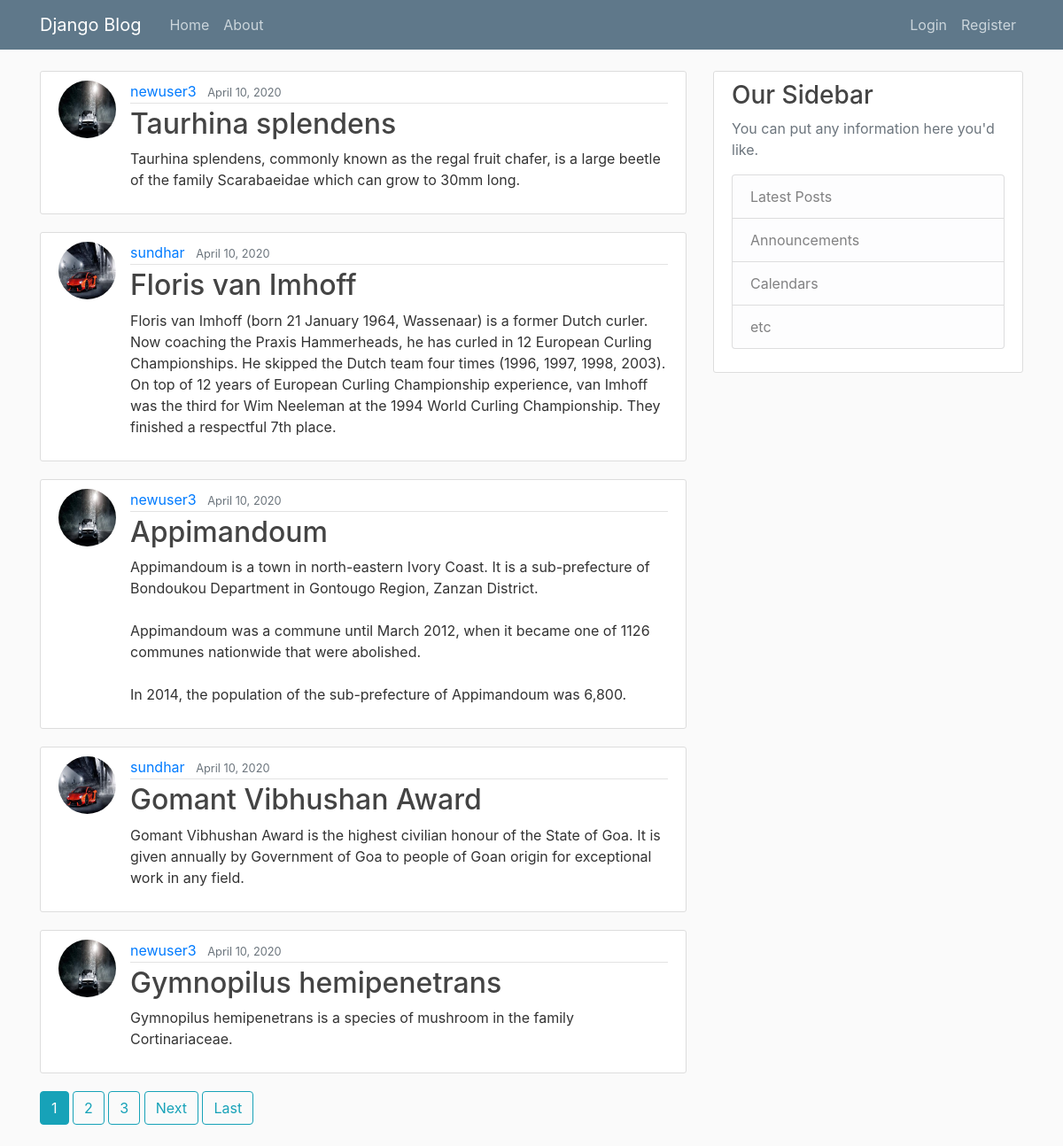
The page / on the database its author committed.
### blog/models.py (models this page shows, shortened)
class Post(models.Model):
  title = models.CharField(max_length = 100)
  content = models.TextField()
  date_posted = models.DateTimeField(default=timezone.now)
  author = models.ForeignKey(User, on_delete=models.CASCADE) # Deletes the post if the user is deleted

### users/models.py (models this page shows, shortened)
class Profile(models.Model):
  user = models.OneToOneField(User, on_delete=models.CASCADE)
  image = models.ImageField(default='default.jpg', upload_to='profile_pics')

### blog/views.py (the view)
# urls.py: path('', PostListView.as_view(), name='blog-home'),
class PostListView(ListView):
  model = Post
  template_name = 'blog/home.html' # default: <app>/<model>_<viewtype>.html
  context_object_name = 'posts'
  ordering = ['-date_posted'] # shows newest posts first
  paginate_by = 5

### blog/templates/blog/home.html (shortened to what this page needs)
{% extends "blog/base.html" %}
{% block content %}
  {% for post in posts %}
    <article class="media content-section">
      <img src="{{ post.author.profile.image.url }}" alt="profile-image" id="src" class="rounded-circle article-img">
      <div class="media-body">
        <div class="article-metadata">
          <a class="mr-2" href="#">{{ post.author }}</a>
          <small class="text-muted">{{ post.date_posted|date:"F j, Y" }}</small>
        </div>
        <h2><a class="article-title" href="{% url 'post-detail' post.id %}">{{ post.title }}</a></h2>
        <p class="article-content">{{ post.content }}</p>
      </div>
    </article>
  {% endfor %}
  {% if is_paginated %}
    {% for num in page_obj.paginator.page_range %}
      {% if page_obj.number == num %}
        <a href="?page={{ num }}" class="btn btn-info mb-4">{{ num }}</a>
      {% elif num > page_obj.number|add:'-3' and num < page_obj.number|add:'3' %}
        <a href="?page={{ num }}" class="btn btn-outline-info mb-4">{{ num }}</a>
      {% endif %}
    {% endfor %}
    {% if page_obj.has_next %}
      <a href="?page={{ page_obj.next_page_number }}" class="btn btn-outline-info mb-4">Next</a>
      <a href="?page={{ page_obj.paginator.num_pages }}" class="btn btn-outline-info mb-4">Last</a>
    {% endif %}
  {% endif %}
{% endblock content %}

### blog/static/blog/main.css (style rules this page uses)
body { background: #fafafa; color: #333333; margin-top: 5rem; }
h1, h2, h3, h4, h5, h6 { color: #444444; }
.content-section { background: #ffffff; padding: 10px 20px; border: 1px solid #dddddd; border-radius: 3px; margin-bottom: 20px; }
.article-title { color: #444444; }
.article-content { white-space: pre-line; }
.article-img { height: 65px; width: 65px; margin-right: 16px; }
.article-metadata { padding-bottom: 1px; margin-bottom: 4px; border-bottom: 1px solid #e3e3e3 }

### rows shown on the page
Post: author.profile.image (placeholder picture), author "newuser3", date_posted "April 10, 2020", title "Taurhina splendens", content "Taurhina splendens, commonly known as the regal fruit chafer, is a large beetle of the family Scarabaeidae which can grow to 30mm long."
Post: author.profile.image (picture), author "sundhar", date_posted "April 10, 2020", title "Floris van Imhoff", content "Floris van Imhoff (born 21 January 1964, Wassenaar) is a former Dutch curler. Now coaching the Praxis Hammerheads, he has curled in 12 European Curling Championships. He skipped the Dutch team four times (1996, 1997, 1998, 2003). On top of 12 years of European Curling Championship experience, van Imhoff was the third for Wim Neeleman at the 1994 World Curling Championship. They finished a respectful 7th place."
Post: author.profile.image (placeholder picture), author "newuser3", date_posted "April 10, 2020", title "Appimandoum", content "Appimandoum is a town in north-eastern Ivory Coast. It is a sub-prefecture of Bondoukou Department in Gontougo Region, Zanzan District. Appimandoum was a commune until March 2012, when it became one of 1126 communes nationwide that were abolished. In 2014, the population of the sub-prefecture of Appimandoum was 6,800."
Post: author.profile.image (picture), author "sundhar", date_posted "April 10, 2020", title "Gomant Vibhushan Award", content "Gomant Vibhushan Award is the highest civilian honour of the State of Goa. It is given annually by Government of Goa to people of Goan origin for exceptional work in any field."
Post: author.profile.image (placeholder picture), author "newuser3", date_posted "April 10, 2020", title "Gymnopilus hemipenetrans", content "Gymnopilus hemipenetrans is a species of mushroom in the family Cortinariaceae."

### other values the page prints
{{ num }} "1"
{{ num }} "2" "3"
